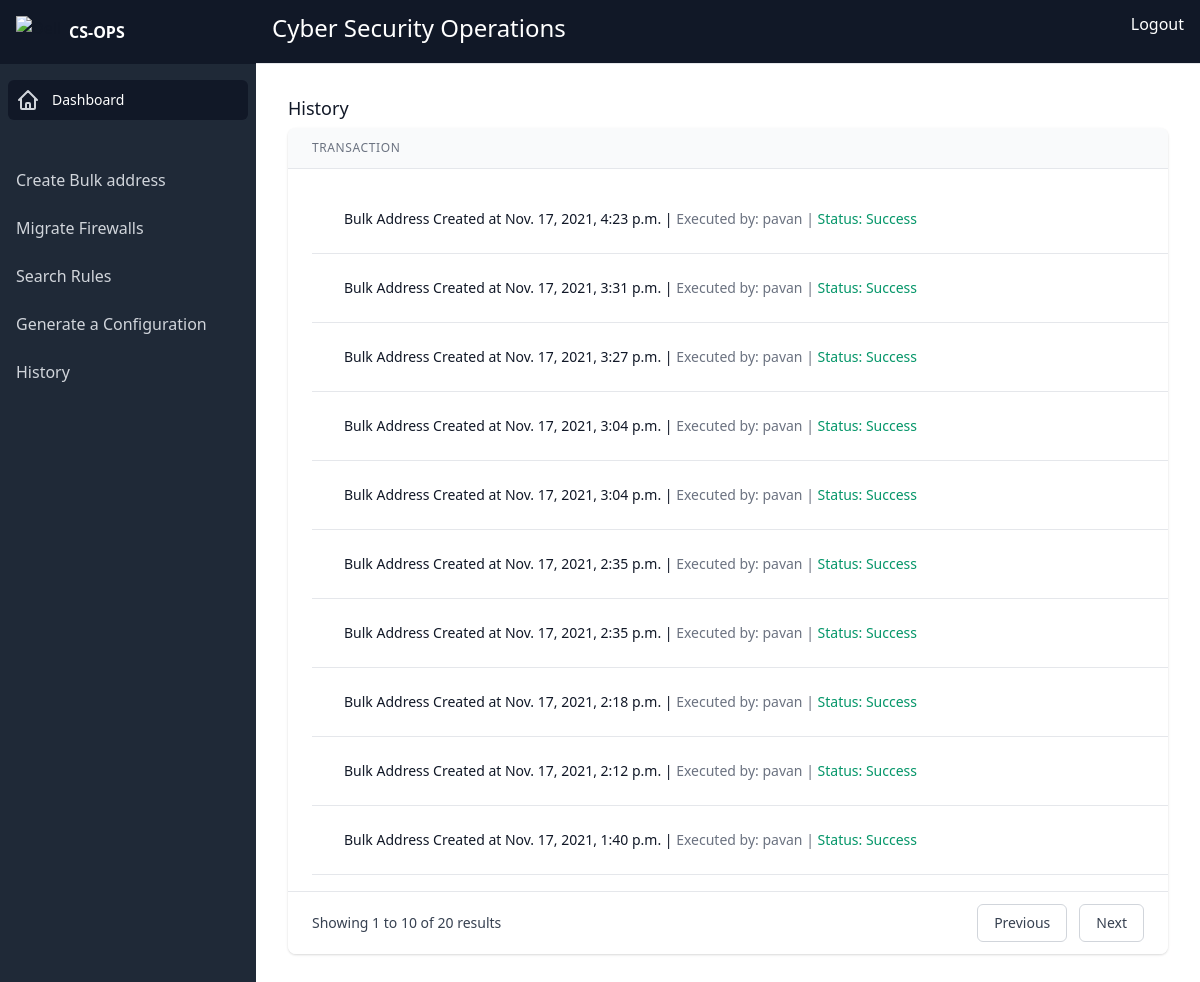
Screenshot of /home/history/ (signed in) with the database file from the repository.
### home/models.py (models this page shows)
class large(models.Model):
    createdBy = models.CharField(max_length=50)
    createdAt = models.DateTimeField(auto_now_add=True)
    jobType = models.CharField(max_length=100)
    username = models.CharField(max_length=50)
    password = models.CharField(max_length=50)
    targetID = models.CharField(max_length=50)
    firewallType = models.CharField(max_length=50,null=True)
    group_name = models.CharField(max_length=50,null=True)
    comment = models.CharField(max_length=200,null=True)
    context = models.CharField(max_length=300,null=True)
    addressObject = models.CharField(max_length=50,null=True)
    readOnly = models.BooleanField(default=False)
    loggingProfileName = models.CharField(max_length=50,null=True)
    securityProfileName = models.CharField(max_length=50,null=True)
    interfaceMapping = models.CharField(max_length=50,null=True)
    zoneMapping = models.CharField(max_length=50,null=True)
    removeDupes = models.BooleanField(default=False)
    removeUnused = models.BooleanField(default=False)
    checkPointExpansion = models.BooleanField(default=False)
    ruleMatchPattern = models.CharField(max_length=100,null=True)
    enableDebugOutput = models.BooleanField(default=False)
    doNotMatchAnyAddress = models.BooleanField(default=False)
    doNotMatchAnyService = models.BooleanField(default=False)
    status = models.CharField(max_length=10)

### home/views.py (the view)
# urls.py: path('history/', views.history, name="history"),
@login_required
def history(request):
    context = {}
    form_data = large.objects.all().order_by('-id')
    context['form_data'] = form_data
    return render(request, 'home/history.html', context)

### home/templates/home/history.html (shortened to what this page needs)
{% extends "base.html" %}
{% block content %}
                    <main class="flex-1 pb-8">
                        <div class="mt-3">
                          <h2 class="max-w-6xl mx-auto mt-8 px-4 text-lg leading-6 font-medium text-gray-900 sm:px-6 lg:px-8">
                            History
                          </h2>
                          <div class="  sm:block">
                            <div class="max-w-6xl mx-auto px-4 sm:px-6 lg:px-8">
                              <div class="flex flex-col mt-2">
                                <div class="align-middle min-w-full overflow-x-auto shadow overflow-hidden sm:rounded-lg">
                                  <table class="min-w-full divide-y divide-gray-200">
                                    <thead>
                                      <tr>
                                        <th class="px-6 py-3 bg-gray-50 text-left text-xs font-medium text-gray-500 uppercase tracking-wider">
                                          Transaction
                                        </th>
                                      </tr>
                                    </thead>
                                    <tbody class="bg-white divide-y divide-gray-200">
                                      <tr class="bg-white">
                                        <td class="max-w-0 w-full px-6 py-4 whitespace-nowrap text-sm text-gray-900">
                                          <div class="flex" x-data="{selected:null}">
                                            <ul class="shadow-box">
                                                 {% for data in form_data %}
                                                {% if data.jobType == "migrations"%}
                                                <li class="relative border-b border-gray-200">
                                                    <button type="button" class="w-full px-8 py-6 text-left" @click="selected !== 2 ? selected = 2 : selected = null">
                                                        <div class="flex items-end">
                                                            <span class="font-medium float-left">
                                                               Bulk Address Created at {{ data.createdAt }} |
                                                               <span class="font-medium text-gray-500">
                                                                Executed by: {{data.createdBy}} |
                                                                <span class="font-medium text-green-600">
                                                                    Status: Success
                                                                </span>
                                                               </span>
                                                            </span>
                                                        </div>
                                                                    </button>
                                                </li>
                                              {% endif %}
                                              {% if data.jobType == "bulkaddress"%}
                                                <li class="relative border-b border-gray-200">
                                                    <button type="button" class="w-full px-8 py-6 text-left" @click="selected !== 2 ? selected = 2 : selected = null">
                                                        <div class="flex items-end">
                                                            <span class="font-medium float-left">
                                                               Bulk Address Created at {{ data.createdAt }} |
                                                               <span class="font-medium text-gray-500">
                                                                Executed by: {{data.createdBy}} |
                                                                <span class="font-medium text-green-600">
                                                                    Status: Success
                                                                </span>
                                                               </span>
                                                            </span>
                                                        </div>
                                                                    </button>
                                                </li>
                                              {% endif %}
                                              {% if data.jobType == "dumpConfig"%}
                                                <li class="relative border-b border-gray-200">
                                                    <button type="button" class="w-full px-8 py-6 text-left" @click="selected !== 2 ? selected = 2 : selected = null">
                                                        <div class="flex items-end">
                                                            <span class="font-medium float-left">
                                                               Bulk Address Created at {{ data.createdAt }} |
                                                               <span class="font-medium text-gray-500">
                                                                Executed by: {{data.createdBy}} |
                                                                <span class="font-medium text-green-600">
                                                                    Status: Success
                                                                </span>
                                                               </span>
                                                            </span>
                                                        </div>
                                                                    </button>
                                                </li>
                                                {% endif %}
                                              {% endfor %}
                                                    </ul>
                                          </div>
                                        </td>
                                      </tr>
                                    </tbody>
                                  </table>
                                  <nav class="bg-white px-4 py-3 flex items-center justify-between border-t border-gray-200 sm:px-6" aria-label="Pagination">
                                    <div class="hidden sm:block">
                                      <p class="text-sm text-gray-700">
                                        Showing
                                        <span class="font-medium">1</span>
                                        to
                                        <span class="font-medium">10</span>
                                        of
                                        <span class="font-medium">20</span>
                                        results
                                      </p>
                                    </div>
                                    <div class="flex-1 flex justify-between sm:justify-end">
                                      <a href="#" class="relative inline-flex items-center px-4 py-2 border border-gray-300 text-sm font-medium rounded-md text-gray-700 bg-white hover:bg-gray-50">
                                        Previous
                                      </a>
                                      <a href="#" class="ml-3 relative inline-flex items-center px-4 py-2 border border-gray-300 text-sm font-medium rounded-md text-gray-700 bg-white hover:bg-gray-50">
                                        Next
                                      </a>
                                    </div>
                                  </nav>
                                </div>
                              </div>
                            </div>
                          </div>
                        </div>
                      </main>
        {% endblock content %}

### rows the page displays
large: createdAt "Nov. 17, 2021, 4:23 p.m.", createdBy "pavan"
large: createdAt "Nov. 17, 2021, 3:31 p.m.", createdBy "pavan"
large: createdAt "Nov. 17, 2021, 3:27 p.m.", createdBy "pavan"
large: createdAt "Nov. 17, 2021, 3:04 p.m.", createdBy "pavan"
large: createdAt "Nov. 17, 2021, 3:04 p.m.", createdBy "pavan"
large: createdAt "Nov. 17, 2021, 2:35 p.m.", createdBy "pavan"
large: createdAt "Nov. 17, 2021, 2:35 p.m.", createdBy "pavan"
large: createdAt "Nov. 17, 2021, 2:18 p.m.", createdBy "pavan"
large: createdAt "Nov. 17, 2021, 2:12 p.m.", createdBy "pavan"
large: createdAt "Nov. 17, 2021, 1:40 p.m.", createdBy "pavan"
